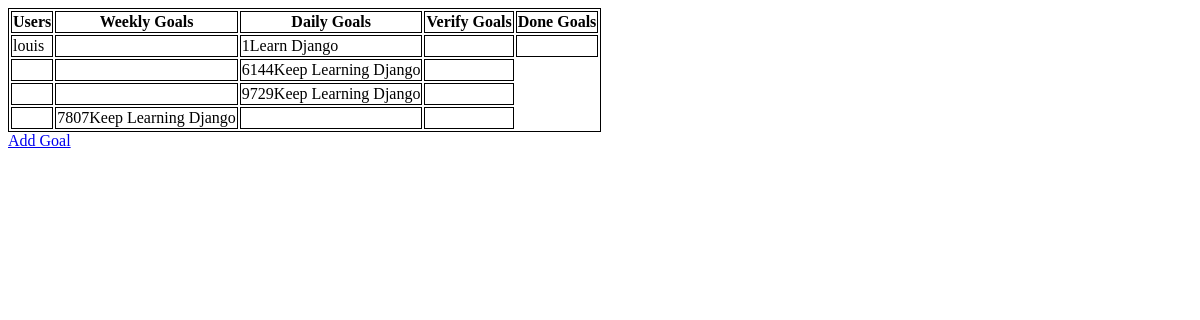
Page /gbaragboscrumy/home/ on the earlier database version.
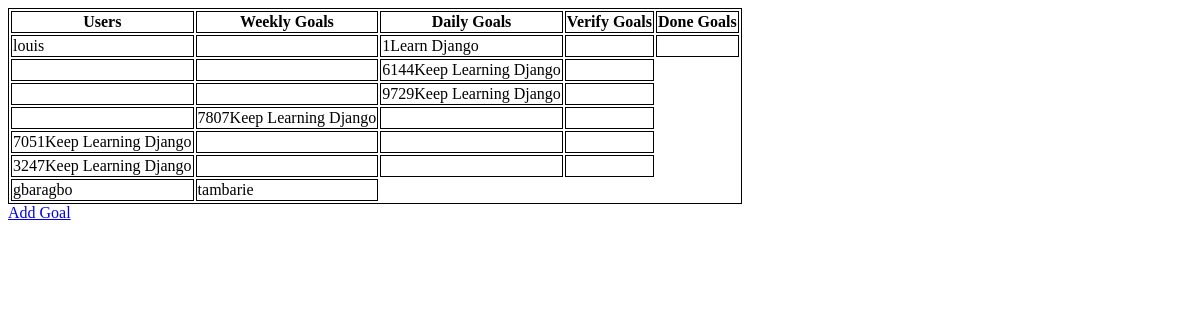
Same page on the later database version.
### gbaragboscrumy/models.py (models this page shows, shortened)
class User(AbstractUser):
    pass

class ScrumyGoals (models.Model):
    goal_name =models.CharField(max_length=20)
    goal_id = models.IntegerField()
    created_by = models.CharField(max_length=20)
    moved_by =models.CharField(max_length=20)
    owner = models.CharField(max_length=20)
    user = models.ForeignKey(User, on_delete=models.CASCADE)
    goal_status = models.ForeignKey(GoalStatus,on_delete=models.PROTECT)

### gbaragboscrumy/views.py (the view)
# urls.py: path('home/', views.home, name  ="home"),
def home(request):
    users = User.objects.all()
    firstuser = users[0]
    goalstatus = GoalStatus.objects.all()
    weeklygoal = goalstatus[0]
    dailygoal = goalstatus[1]
    verifygoal = goalstatus[2]
    donegoal = goalstatus[3]
    goals  = firstuser.scrumygoals_set.all()
    context = {
        'firstuser': firstuser,
        'weeklygoal':weeklygoal,
        'dailygoal':dailygoal,
        'verifygoal':verifygoal,
        'donegoal':donegoal,
        'goals':goals,
        'users':users
    }
    return render(request, 'gbaragboscrumy/home.html',context)

### gbaragboscrumy/templates/gbaragboscrumy/home.html (shortened to what this page needs)
<!DOCTYPE html>
<html lang="en">
<head>
</head>
<body>
    <table>
        <tr>
            <th>Users</th>
            <th>Weekly Goals</th>
            <th>Daily Goals</th>
            <th>Verify Goals</th>
            <th>Done Goals</th>
        </tr>
        <tr>
{% for obj in users %}
            <td>{{obj}}</td>
    {% for goal in obj.scrumygoals_set.all %}
        {%if goal.goal_status.status_name == 'Weekly Goal'%}
                <td> {{goal.goal_id}}{{goal.goal_name}}</td>
                <td></td>
                <td></td>
                <td></td>
        {%elif goal.goal_status.status_name == 'Daily Goal'%}
            <td> </td>
            <td>{{goal.goal_id}}{{goal.goal_name}}</td>
            <td></td>
            <td></td>
        {%elif goal.goal_status.status_name  == 'Verify Goal'%}
        <td></td>
        <td></td>
        <td>{{goal.goal_id}}{{goal.goal_name}}</td>
        <td></td>
        {%else%}
                <td></td>
                <td></td>
                <td></td>
                <td>{{goal.goal_id}}{{goal.goal_name}}</td>
        {%endif%}
    </tr>
    {% endfor %}
{% endfor %}
    </table>
    <div>
        <a href="{% url 'gbaragboscrumy:add_goal'%}">Add Goal</a>
    </div>
</body>
</html>

### gbaragboscrumy/templates/gbaragboscrumy/home.html (style rules this page uses)
table,th,td { border: 1px solid black; }

Differences in the rows shown:
added ScrumyGoals: goal_id "7051", goal_name "Keep Learning Django", shown under User "louis"
added ScrumyGoals: goal_id "3247", goal_name "Keep Learning Django", shown under User "louis"
added User: username "gbaragbo"
added User: username "tambarie"
